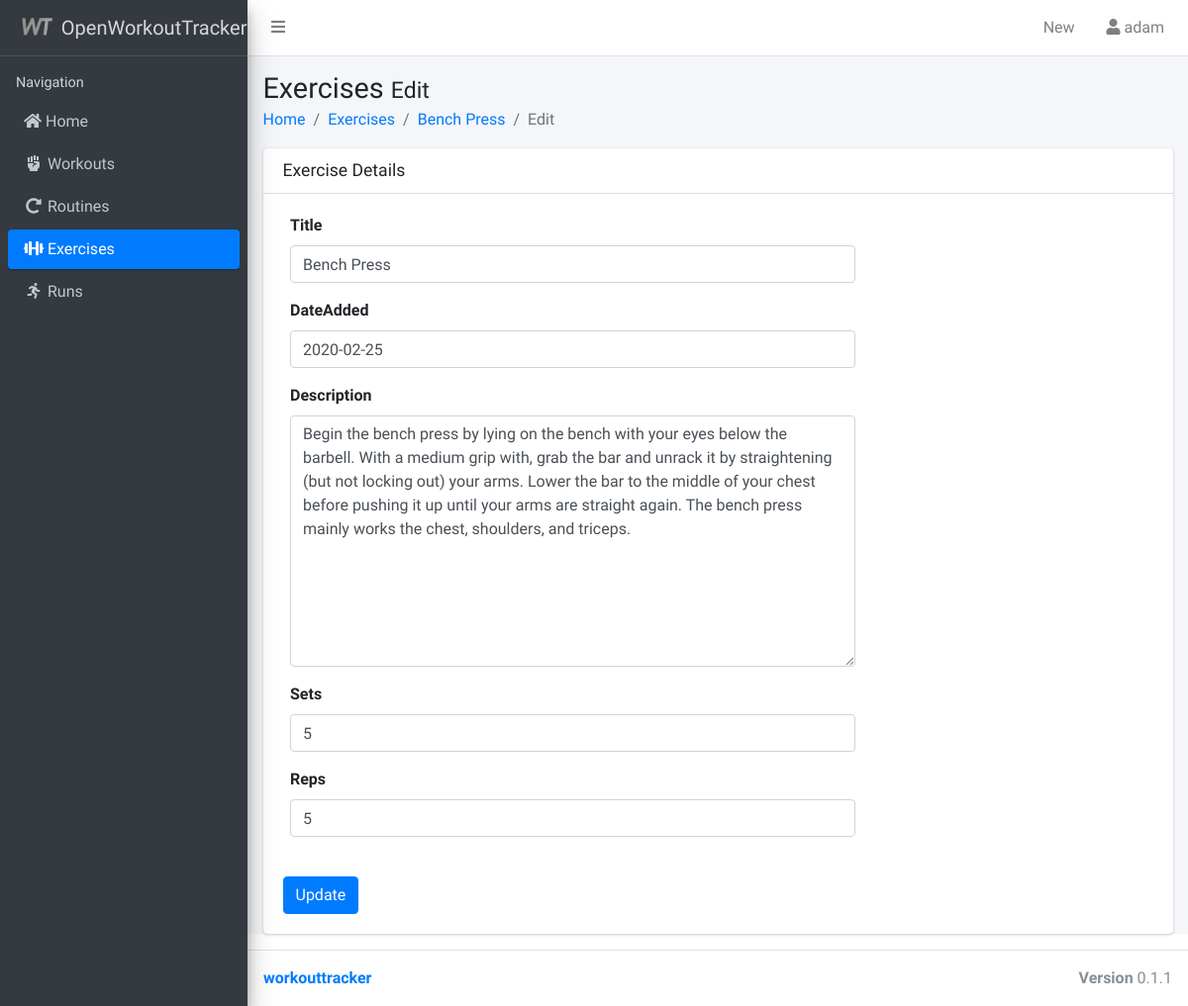
Page /exercise/10/edit/ (signed in) on the committed database.
### workouttracker/models.py (models this page shows, shortened)
class Exercise(models.Model):
    title = models.CharField(max_length=64)
    dateAdded = models.DateField(default=date.today)
    description = models.TextField(blank=True, null=True)
    sets = models.IntegerField(blank=True, null=True)
    reps = models.IntegerField(blank=True, null=True)
    user = models.ForeignKey(User, on_delete=models.SET_NULL, null=True, blank=True)
    objects = ExerciseQuerySet.as_manager()
    def __str__(self):
        return self.title
    def get_absolute_url(self):
        return reverse('exercise_update', args=[self.pk])

### workouttracker/views/exercises.py (the view, shortened to what this page needs)
class ExerciseUpdate(LoginRequiredMixin, generic.edit.UpdateView):
    model = Exercise
    template_name = 'workouttracker/exercise_form.html'
    form_class = ExerciseForm
    def get_context_data(self, **kwargs):
        context = super(ExerciseUpdate, self).get_context_data(**kwargs)
        context['form'] = self.form_class(**self.get_form_kwargs())
        context['menu'] = 'exercises'
        return context

### workouttracker/forms.py (shortened to what this page needs)
class ExerciseForm(forms.ModelForm):
    class Meta:
        model = models.Exercise
        fields = ('title','dateAdded', 'description', 'sets', 'reps')

### workouttracker/templates/workouttracker/exercise_form.html (shortened to what this page needs)
{% extends 'workouttracker/base.html' %}
{% load static %}
{% load widget_tweaks %}
{% block content_header %}
<h1>Exercises
  <small>
    {% if object %}
    Edit
    {% else %}
    Add new
    {% endif %}
  </small>
</h1>
<ol class="breadcrumb">
  <li class="breadcrumb-item"><a href="/">Home</a></li>
  <li class="breadcrumb-item"><a href="{% url 'exercises' %}">Exercises</a></li>
  {% if object %}
  <li class="breadcrumb-item"><a href="{{ object.get_absolute_url }}">{{ object }}</a></li>
  <li class="breadcrumb-item active">Edit</li>
  {% else %}
  <li class="breadcrumb-item active">Create</li>
  {% endif %}
</ol>
{% endblock %}
{% block content %}
<div class="card">
  <div class="card-header with-border">
    <h3 class="card-title">Exercise Details</h3>
  </div>
  <div class="card-body">
    <form method="post" class="form-horizontal">
      {% for field in form %}
        <div class="form-group{% if field.errors %} has-error{% endif %}">
          <label class="col-sm-2 control-label" for="{{ field.id_for_label }}">{{ field.label }}
          </label>
          <div class="col-sm-8">
            {% if field|widget_type == 'dateinput' %}
            {{ field|add_class:"form-control dateinput" }}
            {% else %}
            {{ field|add_class:"form-control" }}
            {% endif %}
          </div>
        </div>
      {% endfor %}
      <br>
      <button type="submit" class="btn btn-primary col-md-offset-2">{% if object %}Update{% else %}Create{% endif %}</button>
    </form>
  </div>
</div>
{% endblock %}
{% block stylesheets %}
<link rel="stylesheet" href="{% static 'vendor/css/bootstrap-datepicker.min.css' %}">
{% endblock %}

### workouttracker/templates/workouttracker/base.html (shortened to what this page needs)
{% load static %}
{% load account %}
<!DOCTYPE html>
<html>
  <head>
    {% block stylesheets %}
    {% endblock %}
    <link rel="stylesheet" href="{% static 'vendor/css/font-awesome.min.css' %}">
    <link rel="stylesheet" href="{% static 'vendor/fontawesome-free/css/all.min.css' %}">
    <link rel="stylesheet" href="{% static 'vendor/overlayScrollbars/css/OverlayScrollbars.min.css' %}">
    <link rel="stylesheet" href="{% static 'vendor/css/AdminLTE.min.css' %}">
  </head>
  <body class="hold-transition sidebar-mini">
    <div class="wrapper">
        <nav class="main-header navbar navbar-expand navbar-white navbar-light">
            <ul class="navbar-nav">
            <li class="nav-item">
              <a class="nav-link" data-widget="pushmenu" href="#"><i class="fas fa-bars"></i></a>
            </li>
          </ul>
            <ul class="nav navbar-nav ml-auto">
              <li class="nav-item dropdown">
                <a class="nav-link" data-toggle="dropdown" href="#">New</a>
              </li>
              <li class="nav-item dropdown user user-menu">
                <a class="nav-link" data-toggle="dropdown" href="#">
                  <i class="fa fa-user" aria-hidden="true"></i>
                  <span class="hidden-xs">{% user_display user %}</span>
                </a>
              </li>
            </ul>
        </nav>
     <aside class="main-sidebar sidebar-dark-primary elevation-4">
      <a href="{% url 'index' %}" class="brand-link">
        <img src="/static/workouttracker/img/android-chrome-192x192.png" alt="OpenWorkoutTrackerLogo" class="brand-image"
        >
        <span class="brand-text font-weight-light"><b>Open</b>WorkoutTracker</span>
      </a>
          <div class="sidebar">
          <nav class="mt-2">
          <ul class="nav nav-pills nav-sidebar flex-column" data-widget="treeview" role="menu" data-accordion="false">
            <li class="nav-header">Navigation</li>
            <li class="nav-item">
              <a href="/" {% if menu == "home" %} class="nav-link active"{% else %}class="nav-link"{% endif %} >
                <i class="fa fa-home"></i> <p>Home</p>
              </a>
            </li>
            <li class="nav-item">
              <a href="{% url 'workouts' %}" {% if menu == "workouts" %} class="nav-link active"{% else %}class="nav-link"{% endif %} >
                <i class="fa fa-fist-raised fa-fw"></i>
                <p>Workouts</p>
              </a>
            </li>
            <li class="nav-item">
              <a href="{% url 'routines' %}" {% if menu == "routines" %} class="nav-link active"{% else %}class="nav-link"{% endif %}>
                <i class="fa fa-redo-alt fa-fw"></i>
                <p>Routines</p>
              </a>
            </li>
            <li class="nav-item">
              <a href="{% url 'exercises' %}" {% if menu == "exercises" %} class="nav-link active"{% else %}class="nav-link"{% endif %}><i class="fa fa-dumbbell fa-fw"></i>
                <p>Exercises</p>
              </a>
            </li>
            <li class="nav-item">
              <a href="{% url 'runs' %}" {% if menu == "runs" %} class="nav-link active"{% else %}class="nav-link"{% endif %}><i class="fa fa-running fa-fw"></i>
                <p>Runs</p>
              </a>
            </li>
          </ul>
        </nav>
      </div>
      </aside>
      <div class="content-wrapper">
        <div class="content-header">
          <div class="container-fluid">
          {% block content_header %}
          {% endblock %}
          </div>
        </div>
        <section class="content">
        <div class="container-fluid">
          {% block content %}
          {% endblock %}
        </div>
      </div>
      <footer class="main-footer">
        <div class="pull-right hidden-xs">
          <b>Version</b> 0.1.1
        </div>
        <strong><a href="https://github.com/agstrike/workouttracker">workouttracker</a></strong>
      </footer>
    </div>
  </body>
</html>

### rows in the picture
Exercise: title "Bench Press", form "Bench Press" "Begin the bench press by lying on the bench with your eyes below the barbell. With a medium grip with, grab the bar and unrack it by straightening (but not locking out) your arms. Lower the bar to the middle of your chest before pushing it up until your arms are straight again. The bench press mainly works the chest, shoulders, and triceps." "5" "5", form "2020-02-25"

### other values in the picture
{{ field.label }} "Title" "DateAdded" "Description" "Sets" "Reps"
